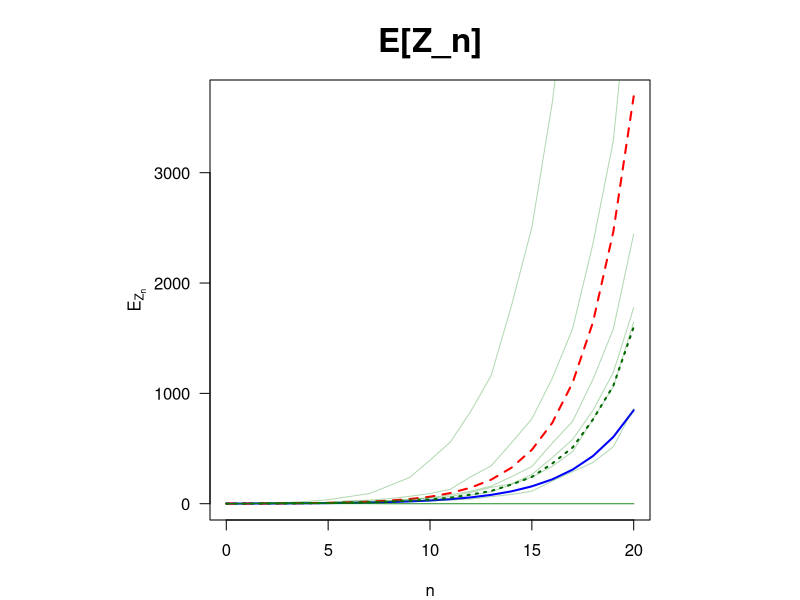
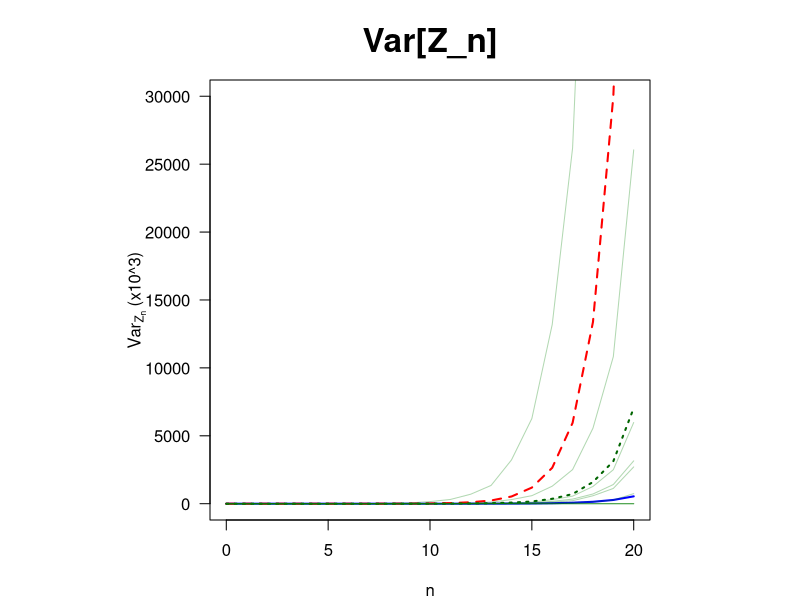
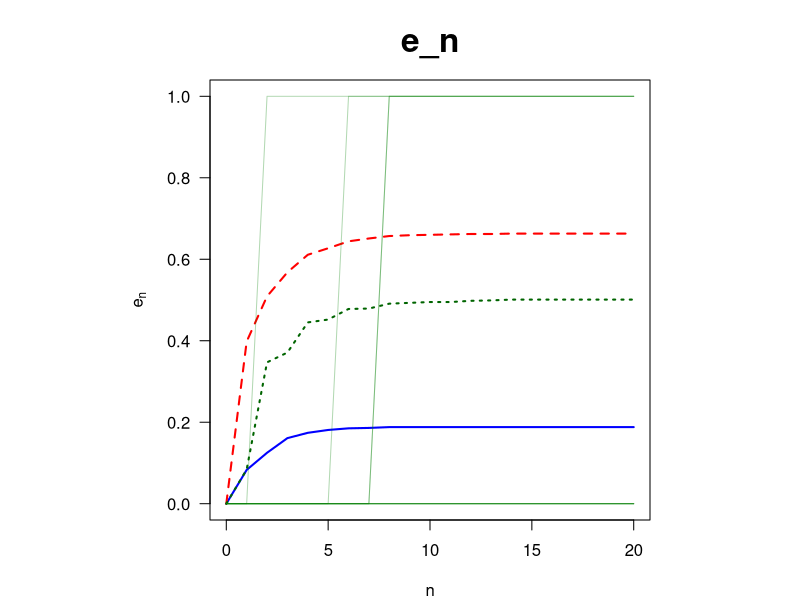

Recreate these plots in R, in order.
library(scales)

set.seed(123)

ruta_carpeta <- "C:/Users/paula/OneDrive/Documentos/"

simulatu_prozesua <- function(Z0, n_belaunaldi, banaketa) {
  Z <- numeric(n_belaunaldi + 1)
  Z[1] <- Z0
  for (n in 1:n_belaunaldi) {
    if (Z[n] == 0) {
      Z[n+1] <- 0
    } else {
      if (banaketa == "mistoa") {
        if (n %% 2 == 0) {
          ondorengoak <- rgeom(Z[n], prob = 0.4)
        } else {
          ondorengoak <- rbinom(Z[n], size = 2, prob = 0.7)
        }
      } else if (banaketa == "binomiala") {
        ondorengoak <- rbinom(Z[n], size = 2, prob = 0.7)
      } else if (banaketa == "geometrikoa") {
        ondorengoak <- rgeom(Z[n], prob = 0.4)
      }
      Z[n+1] <- sum(ondorengoak)
    }
  }
  return(Z)
}

# Parametroak
N <- 1000
num_sim_vis <- 10
n_belaunaldi <- 20
Z0 <- 1
banaketak <- c("binomiala","geometrikoa","mistoa")
nombres <- c("Binomial","Geometrikoa","Mistoa")
colors <- c("blue","red","darkgreen")
ltys <- c(1,2,3)
x_vals <- 0:n_belaunaldi

estimaciones_lista <- list()
for (i in 1:3) {
  sim <- replicate(N, simulatu_prozesua(Z0, n_belaunaldi, banaketak[i]))
  estimaciones_lista[[i]] <- list(
    media = apply(sim, 1, mean),
    varianza = apply(sim, 1, var),
    extincion = apply(sim == 0, 1, mean)
  )
}

# Banaketa mistoaren simulazio independente batzuk
sim_mixta_vis <- replicate(num_sim_vis, simulatu_prozesua(Z0, n_belaunaldi, "mistoa"))

escala_var <- 1000

# --- 1. Itxaropena ---
archivo1 <- paste0(ruta_carpeta, "Comparacion_Esperanza.png")
png(filename = archivo1, width = 1500, height = 1500, res = 150)
par(pty="s", mar=c(4,4,4,1))  #Grafiko karratua
plot(x_vals, rep(NA, n_belaunaldi+1), type="n",
     xlab="n", ylab=expression(E[Z[n]]),
     main="E[Z_n]", axes=FALSE,
     cex.main=2, font.main=2,
     xlim=c(0,n_belaunaldi),
     ylim=c(0,max(sapply(estimaciones_lista,function(e) max(e$media)))))
axis(1); axis(2, las=1); box()
for(i in 1:3) lines(x_vals, estimaciones_lista[[i]]$media, col=colors[i], lty=ltys[i], lwd=2)
for(j in 1:num_sim_vis) lines(x_vals, sim_mixta_vis[,j], col=rgb(0,0.5,0,0.3), lwd=1)
dev.off()

# --- 2. Bariantza ---
archivo2 <- paste0(ruta_carpeta, "Comparacion_Varianza.png")
png(filename = archivo2, width = 1500, height = 1500, res = 150)
par(pty="s", mar=c(4,4,4,1))
plot(x_vals, rep(NA, n_belaunaldi+1), type="n",
     xlab="n", ylab=bquote(Var[Z[n]]~"(x10^3)"),
     main="Var[Z_n]", axes=FALSE,
     cex.main=2, font.main=2,
     xlim=c(0,n_belaunaldi),
     ylim=c(0, max(sapply(estimaciones_lista,function(e) quantile(e$varianza/escala_var,0.95)))))
axis(1); axis(2, las=1); box()
for(i in 1:3) lines(x_vals, estimaciones_lista[[i]]$varianza/escala_var, col=colors[i], lty=ltys[i], lwd=2)
for(j in 1:num_sim_vis) lines(x_vals, sim_mixta_vis[,j]^2/escala_var, col=rgb(0,0.5,0,0.3), lwd=1)
dev.off()

# --- 3. Desagerpenerako probabilitatea ---
archivo3 <- paste0(ruta_carpeta, "Comparacion_Extincion.png")
png(filename = archivo3, width = 1500, height = 1500, res = 150)
par(pty="s", mar=c(4,4,4,1))
plot(x_vals, rep(NA, n_belaunaldi+1), type="n",
     xlab="n", ylab=expression(e[n]),
     main="e_n", axes=FALSE,
     cex.main=2, font.main=2,
     xlim=c(0,n_belaunaldi), ylim=c(0,1))
axis(1); axis(2, las=1); box()
for(i in 1:3) lines(x_vals, estimaciones_lista[[i]]$extincion, col=colors[i], lty=ltys[i], lwd=2)
for(j in 1:num_sim_vis) lines(x_vals, sim_mixta_vis[,j]==0, col=rgb(0,0.5,0,0.3), lwd=1)
dev.off()
